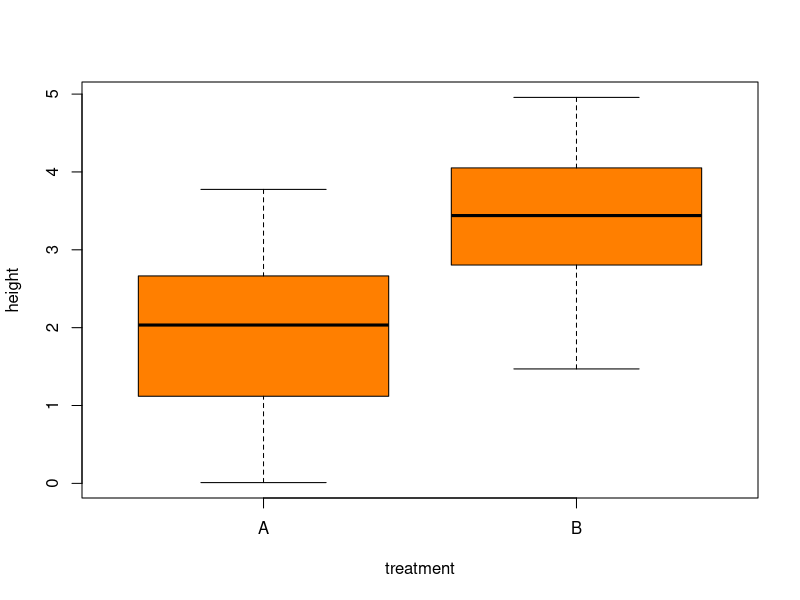
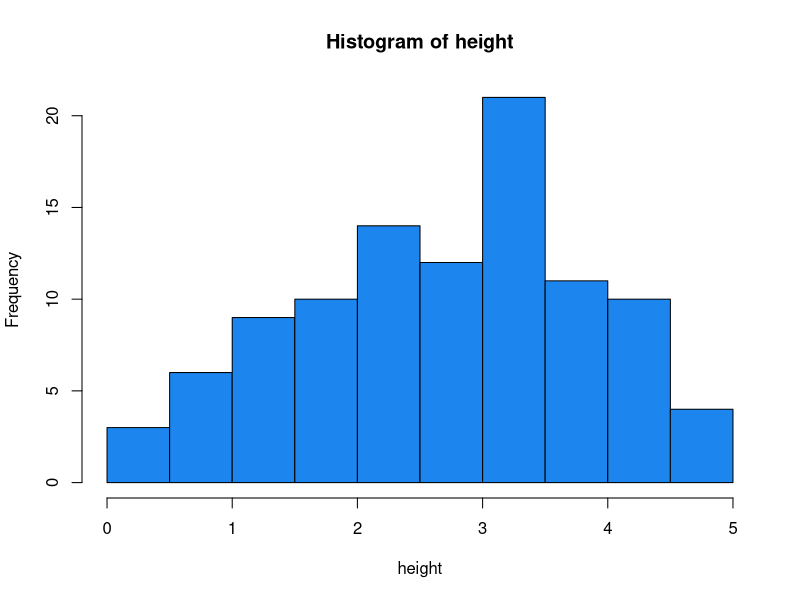
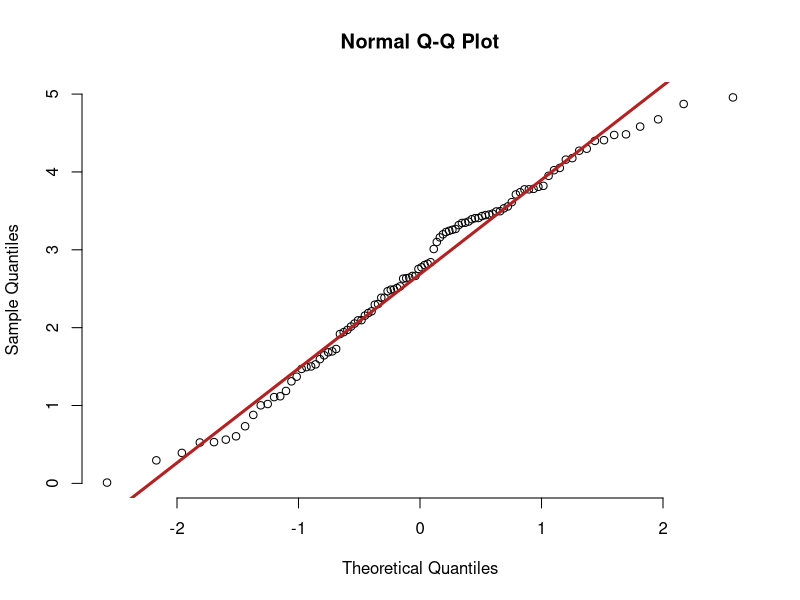

The R source for these figures, in order:
## ---- chunk 1
knitr::opts_chunk$set(
	echo = TRUE,
	message = FALSE,
	warning = FALSE
)
## ---- chunk 2
data<-read.csv("data/03_waterpl.csv", header = TRUE, sep = ";")
attach(data)
## ---- chunk 3
t.test(height~treatment)
## ---- chunk 4
boxplot(height~treatment, col = "darkorange1")
## ---- chunk 5
shapiro.test(height)
hist(height, col = "dodgerblue2")
## ---- chunk 6
qqnorm(data$height, pch = 1, frame = FALSE)
qqline(data$height, col = "firebrick", lwd = 3)
## ---- chunk 7
bartlett.test(height~treatment)
## ---- chunk 8
wilcox.test(height~treatment)
## ---- chunk 9
sessionInfo()
